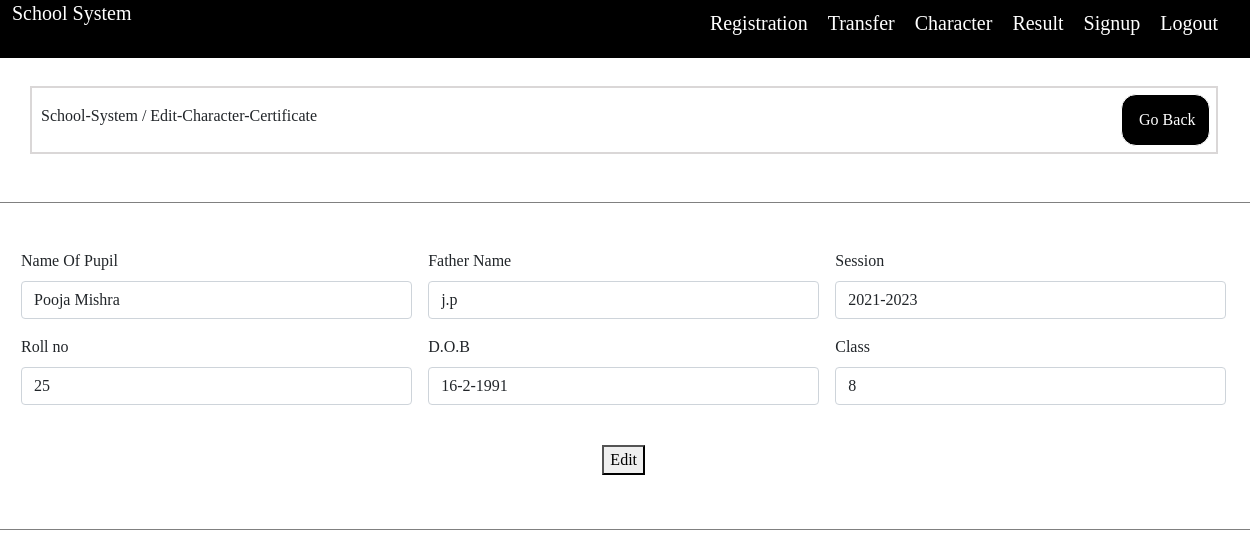
Page /characterEdit.php?id=2 (signed in) on the committed database.
### tables this page shows
CREATE TABLE `character_certificate` (
  `id` int(11) NOT NULL,
  `name` varchar(50) NOT NULL,
  `father_name` varchar(50) NOT NULL,
  `Session` varchar(50) NOT NULL,
  `roll_no` int(11) NOT NULL,
  `dob` varchar(50) NOT NULL,
  `class_name` varchar(50) NOT NULL
);

### characterEdit.php (the view, shortened to what this page needs)
<?php
include('header.php');
include 'database.php';
$id=$_GET['id'];
$select="SELECT * FROM character_certificate WHERE id='$id'";
$data=mysqli_query($con,$select);
$row=mysqli_fetch_array($data);
?>
<head>
    <link href="https://cdn.jsdelivr.net/npm/bootstrap@5.0.2/dist/css/bootstrap.min.css" rel="stylesheet"
>
    <link rel="stylesheet" href="style/character.css">
</head>
<body>
<table class='dashboard-div'>
    <thead>
      <tr>
        <th><h6><AiFillDashboard /> &nbsp; School-System / Edit-Character-Certificate </h6></th>
      <th>
        <button class='table-btn float-end' variant="light" >
      <RiArrowGoBackFill />&nbsp;<a class="link-btn"
       href="characterList.php">Go Back</a>
      </button>
    </th>
      </tr>
    </thead>
   </table>
    <div class="container mt-5" >
    <form class="row g-3 mt-5 form-div" method="POST">
        <div class="col-md-4">
          <label  class="form-label">Name Of Pupil</label>
          <input type="text"  name="name" value="<?php echo $row['name'];?>" class="form-control" >
        </div>
        <div class="col-md-4">
          <label for="inputPassword4" class="form-label">Father Name</label>
          <input type="text"  name="father_name" value="<?php echo $row['father_name'];?>" class="form-control" >
        </div>
        <div class="col-md-4">
          <label for="inputAddress" class="form-label">Session</label>
          <input type="text" name="session" value="<?php echo $row['Session'];?>" class="form-control" >
        </div>
        <div class="col-md-4">
            <label for="inputAddress" class="form-label">Roll no</label>
            <input type="text" name="roll_no" value="<?php echo $row['roll_no'];?>" class="form-control" >
        </div>
        <div class="col-md-4">
            <label for="inputAddress" class="form-label">D.O.B</label>
            <input type="text" name="dob" value="<?php echo $row['dob'];?>" class="form-control" >
        </div>
        <div class="col-md-4">
            <label for="inputAddress" class="form-label">Class</label>
            <input type="text" name="class_name"
            value="<?php echo $row['class_name'];?>"
            class="form-control" >
        </div>
          <center>
          <button type="submit" name="update_btn" value="Update"  class="submit-btn mt-4 mb-4">Edit</button>
          </center>
        </form>
        </div>
       </body>

### style/all.css (style rules this page uses)
.dashboard-div { border: solid 2px rgb(218, 215, 215); margin-left:30px !important; width: 95%; margin-top: 20px; }
.link-btn { text-decoration: none !important; color: white !important; }
.table-btn { text-align: left; margin-left: 10px; border: 1px solid; padding: 13px; margin: 5px 5px 5px 5px; background-color: black; color: white; border-radius: 15px; }

### style/character.css (style rules this page uses)
* { font-family: lobstar; }
.form-div { border: solid 1px gray; padding: 30px 30px 30px 30px; width: 115% !important; margin-left: -85px; }
.dashboard-div { border: solid 2px rgb(218, 215, 215); margin-left:30px !important; width: 95%; margin-top: 20px; }
.link-btn { text-decoration: none !important; color: white !important; }
.table-btn { text-align: left; margin-left: 10px; border: 1px solid; padding: 13px; margin: 5px 5px 5px 5px; background-color: black; color: white; border-radius: 15px; }

### rows in the picture
character_certificate: name "Pooja Mishra", father_name "j.p", session "2021-2023", roll_no "25", dob "16-2-1991", class_name "8"
